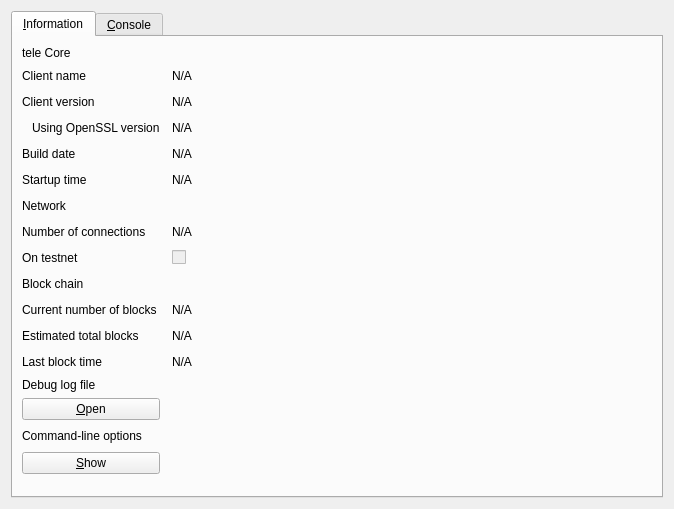
<?xml version="1.0" encoding="UTF-8"?>
<ui version="4.0">
 <class>RPCConsole</class>
 <widget class="QDialog" name="RPCConsole">
  <property name="geometry">
   <rect>
    <x>0</x>
    <y>0</y>
    <width>674</width>
    <height>509</height>
   </rect>
  </property>
  <property name="windowTitle">
   <string>tele - Debug window</string>
  </property>
  <layout class="QVBoxLayout" name="verticalLayout_2">
   <item>
    <widget class="QTabWidget" name="tabWidget">
     <property name="currentIndex">
      <number>0</number>
     </property>
     <widget class="QWidget" name="tab_info">
      <attribute name="title">
       <string>&amp;Information</string>
      </attribute>
      <layout class="QGridLayout" name="gridLayout" columnstretch="0,1,0,0">
       <property name="horizontalSpacing">
        <number>12</number>
       </property>
       <item row="12" column="0">
        <widget class="QLabel" name="label_2">
         <property name="text">
          <string>Last block time</string>
         </property>
        </widget>
       </item>
       <item row="9" column="0">
        <widget class="QLabel" name="label_10">
         <property name="font">
          <font>
           <weight>50</weight>
           <bold>false</bold>
          </font>
         </property>
         <property name="text">
          <string>Block chain</string>
         </property>
        </widget>
       </item>
       <item row="8" column="1">
        <widget class="QCheckBox" name="isTestNet">
         <property name="enabled">
          <bool>false</bool>
         </property>
         <property name="text">
          <string/>
         </property>
        </widget>
       </item>
       <item row="11" column="1">
        <widget class="QLabel" name="totalBlocks">
         <property name="cursor">
          <cursorShape>IBeamCursor</cursorShape>
         </property>
         <property name="text">
          <string>N/A</string>
         </property>
         <property name="textFormat">
          <enum>Qt::PlainText</enum>
         </property>
         <property name="textInteractionFlags">
          <set>Qt::LinksAccessibleByMouse|Qt::TextSelectableByKeyboard|Qt::TextSelectableByMouse</set>
         </property>
        </widget>
       </item>
       <item row="10" column="0">
        <widget class="QLabel" name="label_3">
         <property name="text">
          <string>Current number of blocks</string>
         </property>
        </widget>
       </item>
       <item row="7" column="1">
        <widget class="QLabel" name="numberOfConnections">
         <property name="cursor">
          <cursorShape>IBeamCursor</cursorShape>
         </property>
         <property name="text">
          <string>N/A</string>
         </property>
         <property name="textFormat">
          <enum>Qt::PlainText</enum>
         </property>
         <property name="textInteractionFlags">
          <set>Qt::LinksAccessibleByMouse|Qt::TextSelectableByKeyboard|Qt::TextSelectableByMouse</set>
         </property>
        </widget>
       </item>
       <item row="7" column="0">
        <widget class="QLabel" name="label_7">
         <property name="text">
          <string>Number of connections</string>
         </property>
        </widget>
       </item>
       <item row="10" column="1">
        <widget class="QLabel" name="numberOfBlocks">
         <property name="cursor">
          <cursorShape>IBeamCursor</cursorShape>
         </property>
         <property name="text">
          <string>N/A</string>
         </property>
         <property name="textFormat">
          <enum>Qt::PlainText</enum>
         </property>
         <property name="textInteractionFlags">
          <set>Qt::LinksAccessibleByMouse|Qt::TextSelectableByKeyboard|Qt::TextSelectableByMouse</set>
         </property>
        </widget>
       </item>
       <item row="8" column="0">
        <widget class="QLabel" name="label_8">
         <property name="text">
          <string>On testnet</string>
         </property>
        </widget>
       </item>
       <item row="11" column="0">
        <widget class="QLabel" name="label_4">
         <property name="text">
          <string>Estimated total blocks</string>
         </property>
        </widget>
       </item>
       <item row="4" column="2">
        <spacer name="horizontalSpacer">
         <property name="orientation">
          <enum>Qt::Horizontal</enum>
         </property>
         <property name="sizeHint" stdset="0">
          <size>
           <width>40</width>
           <height>20</height>
          </size>
         </property>
        </spacer>
       </item>
       <item row="1" column="2">
        <spacer name="horizontalSpacer_2">
         <property name="orientation">
          <enum>Qt::Horizontal</enum>
         </property>
         <property name="sizeHint" stdset="0">
          <size>
           <width>40</width>
           <height>20</height>
          </size>
         </property>
        </spacer>
       </item>
       <item row="2" column="2">
        <spacer name="horizontalSpacer_3">
         <property name="orientation">
          <enum>Qt::Horizontal</enum>
         </property>
         <property name="sizeHint" stdset="0">
          <size>
           <width>40</width>
           <height>20</height>
          </size>
         </property>
        </spacer>
       </item>
       <item row="3" column="2">
        <spacer name="horizontalSpacer_4">
         <property name="orientation">
          <enum>Qt::Horizontal</enum>
         </property>
         <property name="sizeHint" stdset="0">
          <size>
           <width>40</width>
           <height>20</height>
          </size>
         </property>
        </spacer>
       </item>
       <item row="4" column="0">
        <widget class="QLabel" name="label_12">
         <property name="text">
          <string>Build date</string>
         </property>
        </widget>
       </item>
       <item row="3" column="1">
        <widget class="QLabel" name="openSSLVersion">
         <property name="cursor">
          <cursorShape>IBeamCursor</cursorShape>
         </property>
         <property name="text">
          <string>N/A</string>
         </property>
         <property name="textFormat">
          <enum>Qt::PlainText</enum>
         </property>
         <property name="textInteractionFlags">
          <set>Qt::LinksAccessibleByMouse|Qt::TextSelectableByKeyboard|Qt::TextSelectableByMouse</set>
         </property>
        </widget>
       </item>
       <item row="0" column="0">
        <widget class="QLabel" name="label_9">
         <property name="font">
          <font>
           <weight>50</weight>
           <bold>false</bold>
          </font>
         </property>
         <property name="text">
          <string>tele Core</string>
         </property>
        </widget>
       </item>
       <item row="2" column="0">
        <widget class="QLabel" name="label_6">
         <property name="text">
          <string>Client version</string>
         </property>
        </widget>
       </item>
       <item row="1" column="0">
        <widget class="QLabel" name="label_5">
         <property name="text">
          <string>Client name</string>
         </property>
        </widget>
       </item>
       <item row="3" column="0">
        <widget class="QLabel" name="label_14">
         <property name="text">
          <string>Using OpenSSL version</string>
         </property>
         <property name="indent">
          <number>10</number>
         </property>
        </widget>
       </item>
       <item row="2" column="1">
        <widget class="QLabel" name="clientVersion">
         <property name="cursor">
          <cursorShape>IBeamCursor</cursorShape>
         </property>
         <property name="text">
          <string>N/A</string>
         </property>
         <property name="textFormat">
          <enum>Qt::PlainText</enum>
         </property>
         <property name="textInteractionFlags">
          <set>Qt::LinksAccessibleByMouse|Qt::TextSelectableByKeyboard|Qt::TextSelectableByMouse</set>
         </property>
        </widget>
       </item>
       <item row="1" column="1">
        <widget class="QLabel" name="clientName">
         <property name="cursor">
          <cursorShape>IBeamCursor</cursorShape>
         </property>
         <property name="text">
          <string>N/A</string>
         </property>
         <property name="textFormat">
          <enum>Qt::PlainText</enum>
         </property>
         <property name="textInteractionFlags">
          <set>Qt::LinksAccessibleByMouse|Qt::TextSelectableByKeyboard|Qt::TextSelectableByMouse</set>
         </property>
        </widget>
       </item>
       <item row="4" column="1">
        <widget class="QLabel" name="buildDate">
         <property name="cursor">
          <cursorShape>IBeamCursor</cursorShape>
         </property>
         <property name="text">
          <string>N/A</string>
         </property>
         <property name="textFormat">
          <enum>Qt::PlainText</enum>
         </property>
         <property name="textInteractionFlags">
          <set>Qt::LinksAccessibleByMouse|Qt::TextSelectableByKeyboard|Qt::TextSelectableByMouse</set>
         </property>
        </widget>
       </item>
       <item row="5" column="0">
        <widget class="QLabel" name="label_13">
         <property name="text">
          <string>Startup time</string>
         </property>
        </widget>
       </item>
       <item row="5" column="1">
        <widget class="QLabel" name="startupTime">
         <property name="cursor">
          <cursorShape>IBeamCursor</cursorShape>
         </property>
         <property name="text">
          <string>N/A</string>
         </property>
         <property name="textFormat">
          <enum>Qt::PlainText</enum>
         </property>
         <property name="textInteractionFlags">
          <set>Qt::LinksAccessibleByMouse|Qt::TextSelectableByKeyboard|Qt::TextSelectableByMouse</set>
         </property>
        </widget>
       </item>
       <item row="6" column="0">
        <widget class="QLabel" name="label_11">
         <property name="font">
          <font>
           <weight>50</weight>
           <bold>false</bold>
          </font>
         </property>
         <property name="text">
          <string>Network</string>
         </property>
        </widget>
       </item>
       <item row="6" column="2">
        <spacer name="horizontalSpacer_6">
         <property name="orientation">
          <enum>Qt::Horizontal</enum>
         </property>
         <property name="sizeHint" stdset="0">
          <size>
           <width>40</width>
           <height>20</height>
          </size>
         </property>
        </spacer>
       </item>
       <item row="5" column="2">
        <spacer name="horizontalSpacer_5">
         <property name="orientation">
          <enum>Qt::Horizontal</enum>
         </property>
         <property name="sizeHint" stdset="0">
          <size>
           <width>40</width>
           <height>20</height>
          </size>
         </property>
        </spacer>
       </item>
       <item row="12" column="1">
        <widget class="QLabel" name="lastBlockTime">
         <property name="cursor">
          <cursorShape>IBeamCursor</cursorShape>
         </property>
         <property name="text">
          <string>N/A</string>
         </property>
         <property name="textFormat">
          <enum>Qt::PlainText</enum>
         </property>
         <property name="textInteractionFlags">
          <set>Qt::LinksAccessibleByMouse|Qt::TextSelectableByKeyboard|Qt::TextSelectableByMouse</set>
         </property>
        </widget>
       </item>
       <item row="13" column="0">
        <spacer name="verticalSpacer_2">
         <property name="orientation">
          <enum>Qt::Vertical</enum>
         </property>
         <property name="sizeHint" stdset="0">
          <size>
           <width>20</width>
           <height>20</height>
          </size>
         </property>
        </spacer>
       </item>
       <item row="14" column="0">
        <widget class="QLabel" name="labelDebugLogfile">
         <property name="font">
          <font>
           <weight>50</weight>
           <bold>false</bold>
          </font>
         </property>
         <property name="text">
          <string>Debug log file</string>
         </property>
        </widget>
       </item>
       <item row="15" column="0">
        <widget class="QPushButton" name="openDebugLogfileButton">
         <property name="toolTip">
          <string>Open the tele debug log file from the current data directory. This can take a few seconds for large log files.</string>
         </property>
         <property name="text">
          <string>&amp;Open</string>
         </property>
         <property name="autoDefault">
          <bool>false</bool>
         </property>
        </widget>
       </item>
       <item row="16" column="0">
        <widget class="QLabel" name="labelCLOptions">
         <property name="font">
          <font>
           <weight>50</weight>
           <bold>false</bold>
          </font>
         </property>
         <property name="text">
          <string>Command-line options</string>
         </property>
        </widget>
       </item>
       <item row="17" column="0">
        <widget class="QPushButton" name="showCLOptionsButton">
         <property name="toolTip">
          <string>Show the tele-Qt help message to get a list with possible tele command-line options.</string>
         </property>
         <property name="text">
          <string>&amp;Show</string>
         </property>
         <property name="autoDefault">
          <bool>false</bool>
         </property>
        </widget>
       </item>
       <item row="18" column="0">
        <spacer name="verticalSpacer">
         <property name="orientation">
          <enum>Qt::Vertical</enum>
         </property>
         <property name="sizeHint" stdset="0">
          <size>
           <width>20</width>
           <height>40</height>
          </size>
         </property>
        </spacer>
       </item>
       <item row="8" column="2">
        <spacer name="horizontalSpacer_8">
         <property name="orientation">
          <enum>Qt::Horizontal</enum>
         </property>
         <property name="sizeHint" stdset="0">
          <size>
           <width>40</width>
           <height>20</height>
          </size>
         </property>
        </spacer>
       </item>
       <item row="7" column="2">
        <spacer name="horizontalSpacer_7">
         <property name="orientation">
          <enum>Qt::Horizontal</enum>
         </property>
         <property name="sizeHint" stdset="0">
          <size>
           <width>40</width>
           <height>20</height>
          </size>
         </property>
        </spacer>
       </item>
       <item row="9" column="2">
        <spacer name="horizontalSpacer_9">
         <property name="orientation">
          <enum>Qt::Horizontal</enum>
         </property>
         <property name="sizeHint" stdset="0">
          <size>
           <width>40</width>
           <height>20</height>
          </size>
         </property>
        </spacer>
       </item>
       <item row="10" column="2">
        <spacer name="horizontalSpacer_10">
         <property name="orientation">
          <enum>Qt::Horizontal</enum>
         </property>
         <property name="sizeHint" stdset="0">
          <size>
           <width>40</width>
           <height>20</height>
          </size>
         </property>
        </spacer>
       </item>
       <item row="11" column="2">
        <spacer name="horizontalSpacer_11">
         <property name="orientation">
          <enum>Qt::Horizontal</enum>
         </property>
         <property name="sizeHint" stdset="0">
          <size>
           <width>40</width>
           <height>20</height>
          </size>
         </property>
        </spacer>
       </item>
       <item row="12" column="2">
        <spacer name="horizontalSpacer_12">
         <property name="orientation">
          <enum>Qt::Horizontal</enum>
         </property>
         <property name="sizeHint" stdset="0">
          <size>
           <width>40</width>
           <height>20</height>
          </size>
         </property>
        </spacer>
       </item>
       <item row="15" column="2">
        <spacer name="horizontalSpacer_13">
         <property name="orientation">
          <enum>Qt::Horizontal</enum>
         </property>
         <property name="sizeHint" stdset="0">
          <size>
           <width>40</width>
           <height>20</height>
          </size>
         </property>
        </spacer>
       </item>
       <item row="16" column="2">
        <spacer name="horizontalSpacer_14">
         <property name="orientation">
          <enum>Qt::Horizontal</enum>
         </property>
         <property name="sizeHint" stdset="0">
          <size>
           <width>40</width>
           <height>20</height>
          </size>
         </property>
        </spacer>
       </item>
       <item row="17" column="2">
        <spacer name="horizontalSpacer_15">
         <property name="orientation">
          <enum>Qt::Horizontal</enum>
         </property>
         <property name="sizeHint" stdset="0">
          <size>
           <width>40</width>
           <height>20</height>
          </size>
         </property>
        </spacer>
       </item>
       <item row="15" column="3" rowspan="3">
        <widget class="QLabel" name="label_15">
         <property name="text">
          <string/>
         </property>
         <property name="pixmap">
          <pixmap resource="../bitcoin.qrc">:/images/small_logo</pixmap>
         </property>
         <property name="scaledContents">
          <bool>false</bool>
         </property>
        </widget>
       </item>
      </layout>
     </widget>
     <widget class="QWidget" name="tab_console">
      <attribute name="title">
       <string>&amp;Console</string>
      </attribute>
      <layout class="QVBoxLayout" name="verticalLayout_3">
       <property name="spacing">
        <number>3</number>
       </property>
       <item>
        <widget class="QTextEdit" name="messagesWidget">
         <property name="minimumSize">
          <size>
           <width>0</width>
           <height>100</height>
          </size>
         </property>
         <property name="readOnly">
          <bool>true</bool>
         </property>
         <property name="tabKeyNavigation" stdset="0">
          <bool>false</bool>
         </property>
         <property name="columnCount" stdset="0">
          <number>2</number>
         </property>
        </widget>
       </item>
       <item>
        <layout class="QHBoxLayout" name="horizontalLayout">
         <property name="spacing">
          <number>3</number>
         </property>
         <item>
          <widget class="QLabel" name="label">
           <property name="text">
            <string notr="true">&gt;</string>
           </property>
          </widget>
         </item>
         <item>
          <widget class="QLineEdit" name="lineEdit"/>
         </item>
         <item>
          <widget class="QPushButton" name="clearButton">
           <property name="maximumSize">
            <size>
             <width>24</width>
             <height>24</height>
            </size>
           </property>
           <property name="toolTip">
            <string>Clear console</string>
           </property>
           <property name="text">
            <string/>
           </property>
           <property name="icon">
            <iconset resource="../bitcoin.qrc">
             <normaloff>:/icons/remove</normaloff>:/icons/remove</iconset>
           </property>
           <property name="shortcut">
            <string notr="true">Ctrl+L</string>
           </property>
           <property name="autoDefault">
            <bool>false</bool>
           </property>
          </widget>
         </item>
        </layout>
       </item>
      </layout>
     </widget>
    </widget>
   </item>
  </layout>
 </widget>
 <resources>
  <include location="../bitcoin.qrc"/>
 </resources>
 <connections/>
</ui>
